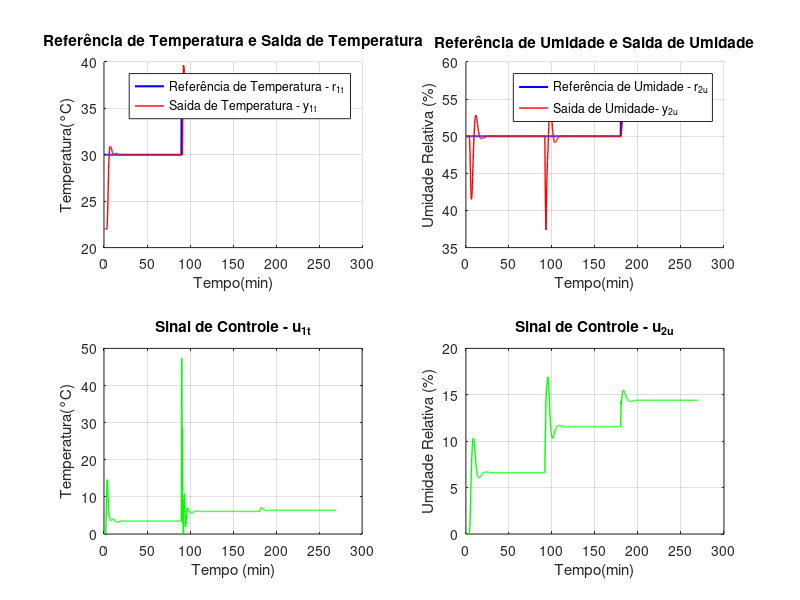

Recreate this plot in MATLAB.
%C?digo de Implementa PID ZN

varlist = {'r','u','y', 'tempo'};

clear(varlist{:})

clf(figure(2))

%Limpar vari?veis do Workspace - INICIO



T_amostra= 18; %Determina??o do per?odo de amostragem

qtde_amostras = 900;

% Inicializações

u_1t = zeros(1, qtde_amostras);

u_2u = zeros(1, qtde_amostras);

y_11t = zeros(1, qtde_amostras);

y_12u = zeros(1, qtde_amostras);

y_21t = zeros(1, qtde_amostras);

y_22u = zeros(1, qtde_amostras);

y_1t = zeros(1, qtde_amostras);

y_2u = zeros(1, qtde_amostras);

erro1 = zeros(1, qtde_amostras);

erro2 = zeros(1, qtde_amostras);

tempo = zeros(1, qtde_amostras);

r_1t = zeros(1, qtde_amostras);

r_2u = zeros(1, qtde_amostras);

% --- DEFINIÇÃO DAS CONDIÇÕES INICIAIS DA SAÍDA TOTAL ---

% O autor do código original define os 7 primeiros pontos para r e y

y_1t_inicial = 22; % Condição inicial da saída de temperatura

y_2u_inicial = 50; % Condição inicial da saída de umidade



% Os primeiros 7 pontos de tempo devem ser configurados com a referência

% e a saída inicial.

for k = 1:7

    r_1t(k) = 30;

    r_2u(k) = 50;
    % u_1t(k) = 7.61;
    % u_2u(k) = 24.8;
    y_1t(k) = y_1t_inicial;

    y_2u(k) = y_2u_inicial;


    erro1(k) = r_1t(k) - y_1t(k);

    erro2(k) = r_2u(k) - y_2u(k);

    tempo(k) = (k) * T_amostra;

end

%% DEFININDO OS PATAMARES DE CADA ENTRADA

% r_1t(1:qtde_amostras) = 30;

r_1t(8:qtde_amostras/3) = 30;

r_1t((qtde_amostras/3+1):(2*qtde_amostras/3)) = 36;

r_1t((2*qtde_amostras/3+1):qtde_amostras) = 36;

% r_2u(1:qtde_amostras) = 55;

r_2u(8:qtde_amostras/3) = 50;

r_2u((qtde_amostras/3+1):(2*qtde_amostras/3)) = 50;

r_2u((2*qtde_amostras/3+1):qtde_amostras) = 55;

%### Ziegler_nichols Frequencial

%temperatura

Kp_t = 2.7060;

Ki_t = 0.0231;

Kd_t = 79.1505;
 

g0_t = Kp_t + ((Ki_t*T_amostra)/2) + (Kd_t/T_amostra);

g1_t = ((Ki_t*T_amostra)/2) - Kp_t - ((2*Kd_t)/T_amostra);

g2_t = Kd_t/T_amostra;



%umidade

Ku_u=.501;

Tu_u=90; %em segundos. Equivale à 1.8 min

%

Kp_u=0.6*Ku_u;

Ti_u=0.5*Tu_u;

Td_u=0.125*Tu_u;



% %M?toro Trapezoidal

Ki_u = Kp_u/Ti_u;

Kd_u = Kp_u*Td_u;



% Kp_u = .5;
% 
% Ki_u = 0.0055;
% 
% Kd_u = 4.0419;


disp(Kp_u);
disp(Ki_u);
disp(Kd_u);
g0_u = Kp_u + ((Ki_u*T_amostra)/2) + (Kd_u/T_amostra);

g1_u = ((Ki_u*T_amostra)/2) - Kp_u - ((2*Kd_u)/T_amostra);

g2_u = Kd_u/T_amostra;

%Loop de Controle

%Calculos dos parametros do controlador PID





% Loop de controle

for k = 8:qtde_amostras

    y_11t(k) = 0.9678 * y_11t(k-1) + 0.08796 * u_1t(k-4) + 0.00509 * u_1t(k-5);

    y_12u(k) = 0.9331 * y_12u(k-1) - 0.003556 * u_2u(k-3) - 0.01718 * u_2u(k-4);

    y_21t(k) = 0.9676 * y_21t(k-1) - 0.1294 * u_1t(k-6) - 0.007485 * u_1t(k-7);

    y_22u(k) = 0.9048 * y_22u(k-1) + 0.02455 * u_2u(k-1) + 0.1869 * u_2u(k-2);



    y_1t(k) = y_11t(k) + y_12u(k) + y_1t_inicial;

    y_2u(k) = y_21t(k) + y_22u(k) + y_2u_inicial;



    erro1(k) = r_1t(k) - y_1t(k);

    erro2(k) = r_2u(k) - y_2u(k);

    u_1t(k) = u_1t(k-1) + g0_t * erro1(k) + g1_t * erro1(k-1) + g2_t * erro1(k-2);

    u_2u(k) = u_2u(k-1) + g0_u * erro2(k) + g1_u * erro2(k-1) + g2_u * erro2(k-2);


    if u_1t(k) > 100

        u_1t(k) = 100;

    end

    if u_1t(k) < 0

        u_1t(k) = 0;

    end

    %-------------------

    if u_2u(k) > 100

        u_2u(k) = 100;

    end

    if u_2u(k) < 0

        u_2u(k) = 0;

    end

    tempo(k) = k * T_amostra;

end





%% PLOTAGEM DE GRÁFICOS
% Subplot para r_1, y_1 e u_1
figure(2);
subplot(2,2,1)
hold on
plot(tempo/60, r_1t, 'b', 'LineWidth', 1.5);
plot(tempo/60, y_1t, 'r', 'LineWidth', 1);
ylabel('Temperatura(°C)');
xlabel('Tempo(min)');
title('Referência de Temperatura e Saida de Temperatura');
legend('Referência de Temperatura - r_{1t}', 'Saida de Temperatura - y_{1t}');
hold off
grid on


subplot(2,2,3)
plot(tempo/60, u_1t, 'g', 'LineWidth', 1);
xlabel('Tempo (min)');
ylabel('Temperatura(°C)');
title('Sinal de Controle - u_{1t}')
grid on

subplot(2,2,2)
hold on
plot(tempo/60, r_2u, 'b', 'LineWidth', 1.5);
plot(tempo/60, y_2u, 'r', 'LineWidth', 1);
ylabel('Umidade Relativa (%)');
xlabel('Tempo(min)');
title('Referência de Umidade e Saida de Umidade');
legend('Referência de Umidade - r_{2u}', 'Saida de Umidade- y_{2u}');
hold off
grid on

subplot(2,2,4)
plot(tempo/60, u_2u, 'g', 'LineWidth', 1);
xlabel('Tempo(min)')
ylabel('Umidade Relativa (%)')
title('Sinal de Controle - u_{2u}')
grid on

% ==== SALVAR DADOS EM PLANILHA ====
% T = table(tempo(:), r_1t(:), r_2u(:), y_1t(:), y_2u(:), u_1t(:), u_2u(:), erro1(:), erro2(:), ...
%     'VariableNames', {'Tempo','Referencia_Temperatura', 'Referencia_Umidade','Saida_Temperatura', 'Saida_Umidade', 'Sinal_Controle_Temperatura', 'Sinal_Controle_Umidade','Erro_Temperatura', 'Erro_Umidade'});
%
% filename = 'planilhas/dados_PID_ZN_incubadora.csv';
% writetable(T, filename);
% disp(['Dados salvos em: ' filename]);
%
% % ==== LER DADOS DA PLANILHA ====
% T_lida = readtable(filename);
%
% disp('Primeiras linhas dos dados lidos:');
% disp(head(T_lida));

% % Se quiser usar as variáveis separadas:
% Tempo = T_lida.Tempo;
% r_1t = T_lida.Referencia_Temperatura;
% r_2u = T_lida.Referencia_Umidade;
% y_1t = T_lida.Saida_Temperatura;
% y_2u = T_lida.Saida_Umidade;
% u_1t = T_lida.Sinal_Controle_Temperatura;
% u_2u = T_lida.Sinal_Controle_Umidade;
% erro1 = T_lida.Erro_Temperatura;
% erro2 = T_lida.Erro_Umidade;
